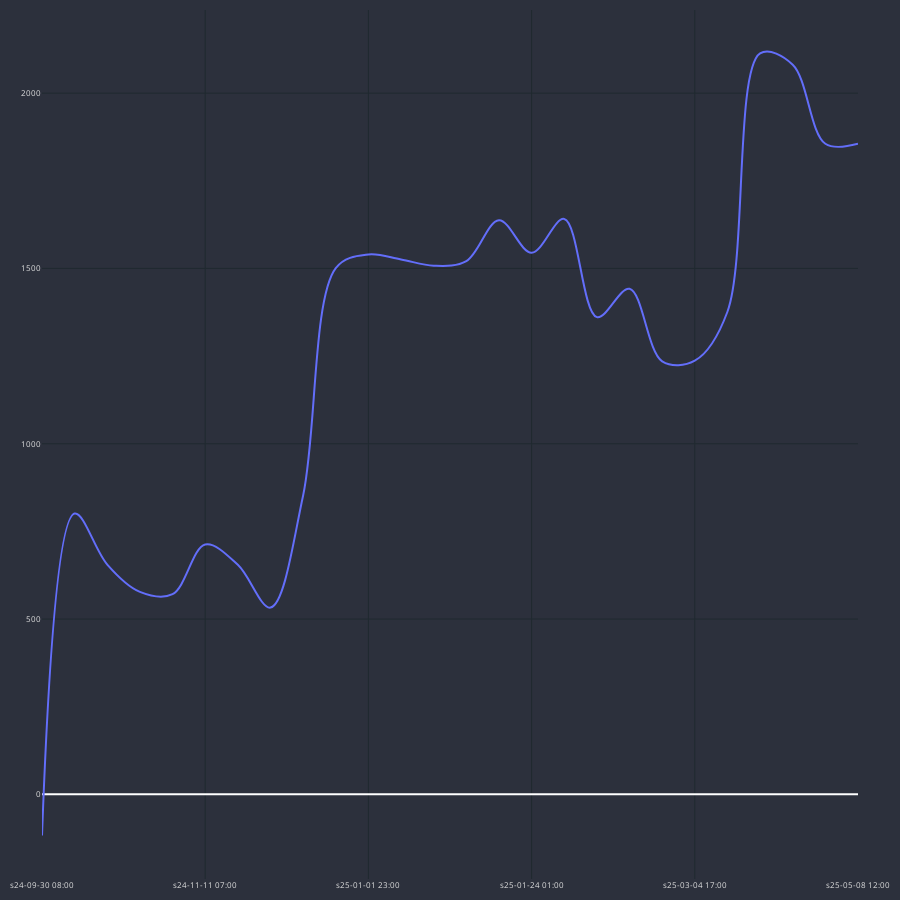

The cell this chart's notebook holds for it:
### Code cell
cp = CandlePlot(df_gains, candles=False)
cp.show_plot(line_traces=["GAIN_C"])

### Figure 1 — Plotly figure (JSON) as saved in the notebook; plotly's stock layout.template omitted (floating-point values rounded to 4 significant figures)
{"data": [{"line": {"shape": "spline", "width": 2}, "name": "GAIN_C", "type": "scatter", "x": ["s24-09-30 08:00", "s24-10-02 05:00", "s24-11-01 14:00", "s24-11-06 15:00", "s24-11-11 04:00", "s24-11-11 07:00", "s24-11-20 04:00", "s24-11-20 08:00", "s24-11-22 01:00", "s24-12-09 21:00", "s25-01-01 23:00", "s25-01-03 03:00", "s25-01-03 17:00", "s25-01-05 22:00", "s25-01-13 21:00", "s25-01-24 01:00", "s25-01-24 07:00", "s25-02-12 21:00", "s25-02-17 03:00", "s25-03-02 23:00", "s25-03-04 17:00", "s25-03-14 11:00", "s25-03-31 18:00", "s25-04-24 04:00", "s25-05-06 21:00", "s25-05-08 12:00"], "y": [-117.5, 800.9, 655.4, 577.5, 571.0, 712.5, 654.6, 532.7, 852.6, 1501.0, 1540.0, 1526.0, 1508.0, 1521.0, 1637.0, 1545.0, 1641.0, 1361.0, 1442.0, 1235.0, 1237.0, 1376.0, 2113.0, 2081.0, 1856.0, 1856.0]}], "layout": {"font": {"color": "#e1e1e1", "size": 8}, "height": 900, "margin": {"b": 10, "l": 10, "r": 10, "t": 10}, "paper_bgcolor": "#2c303c", "plot_bgcolor": "#2c303c", "width": 900, "xaxis": {"gridcolor": "#1f292f", "nticks": 5, "rangeslider": {"visible": false}}, "yaxis": {"gridcolor": "#1f292f"}}}
